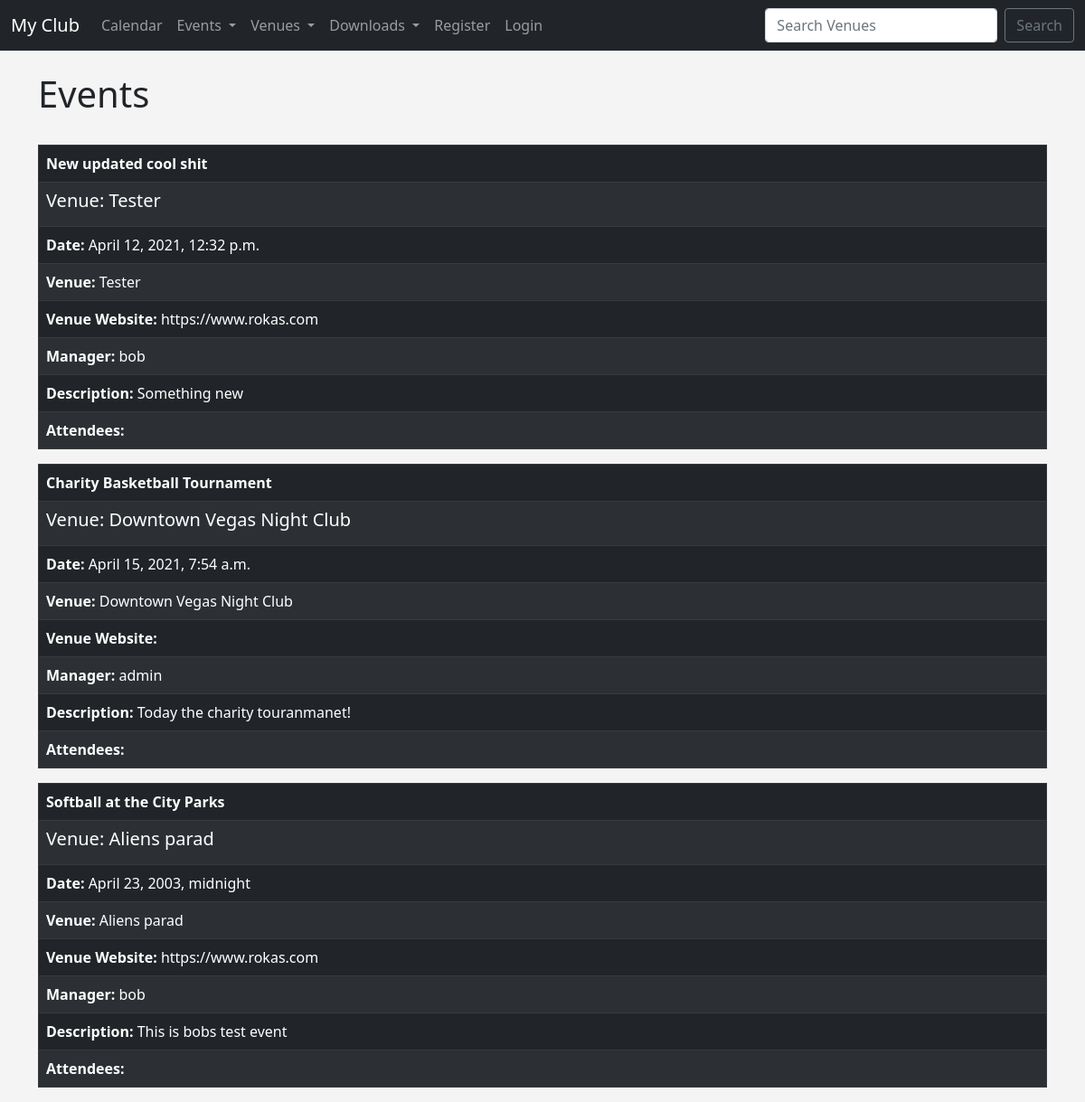
The app's page /events/, older data.
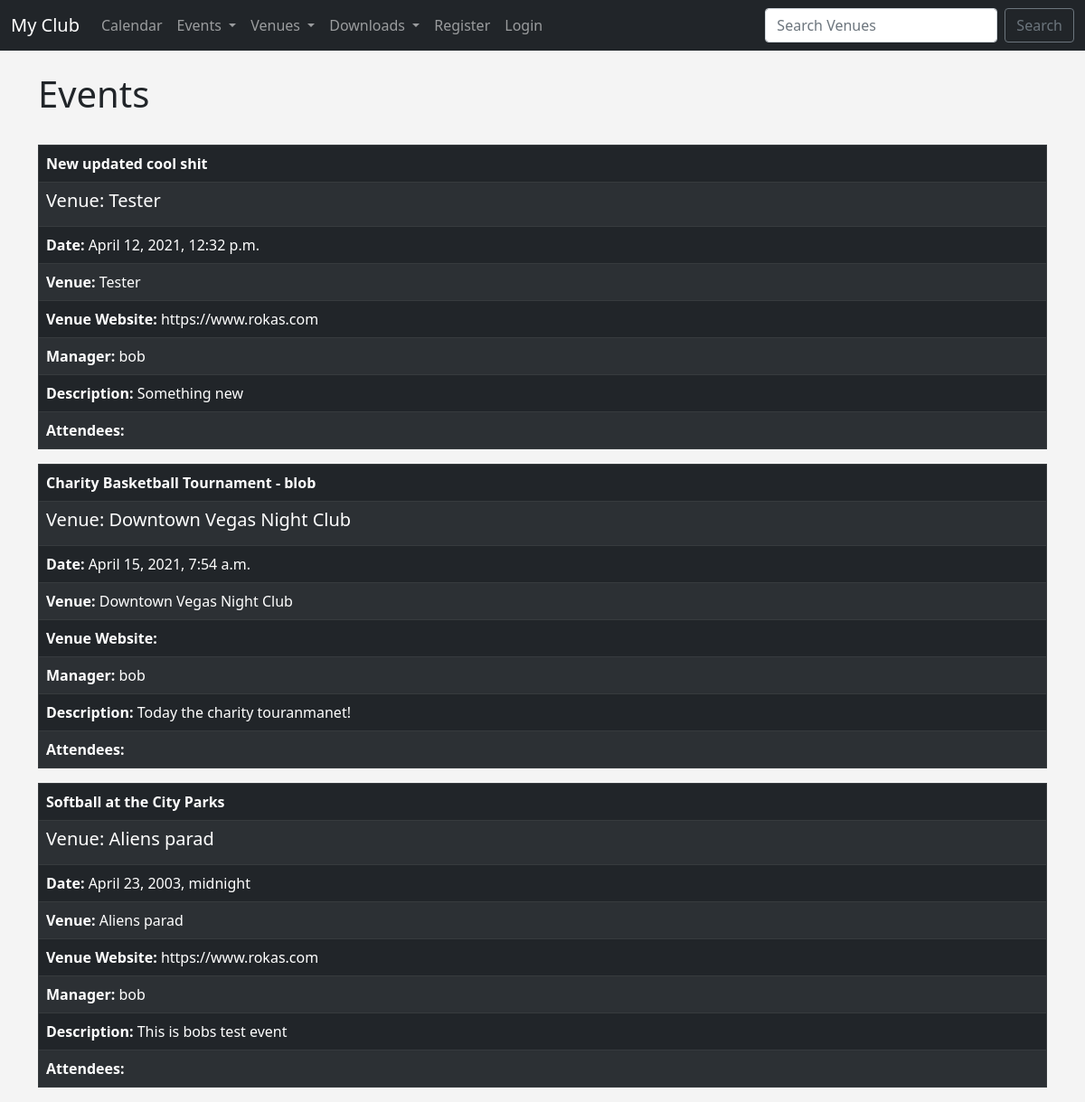
The same page, newer data.
### events/models.py (models this page shows)
class Event(models.Model):
    name = models.CharField('Event Name', max_length=120)
    event_date = models.DateTimeField('Event Date')
    venue = models.ForeignKey(Venue, blank=True, null=True, on_delete=models.CASCADE)
    manager = models.ForeignKey(User, blank=True, null=True, on_delete=models.SET_NULL)
    description = models.TextField(blank=True)
    attendees = models.ManyToManyField(MyClubUser, blank=True)
    def __str__(self):
        return self.name

class Venue(models.Model):
    name = models.CharField('Venue name', max_length=120)
    address = models.CharField(max_length=300)
    zip_code = models.CharField("Zip Code", max_length=15)
    phone = models.CharField('Contact Phone', max_length=25, blank=True)
    web = models.URLField('Website Address', blank=True)
    email_address = models.EmailField('Email Address', blank=True)
    owner = models.IntegerField('Venue Owner', blank=False, default=1)
    def __str__(self):
        return self.name

### events/views.py (the view)
# urls.py: path('events/', views.all_events, name="list-events"),
def all_events(request):
    event_list = Event.objects.all().order_by('?')
    return render(request, 'events/event_list.html', {
        'event_list': event_list,
    })

### events/templates/events/event_list.html (shortened to what this page needs)
{% extends 'events/base.html' %}
{% block content %}
    <h1>Events</h1><br>
    {% for event in event_list %}
 <table class="table table-striped table-bordered table-dark table-hover">
    <thead>
        <tr>
            <td style="font-weight: bold; color: #fff">{{event}} </td>
        </tr>
    </thead>
     <tbody>
     <tr>
         <td><h5 class="card-title">Venue: {{ event.venue }}</h5></td>
     </tr>
                <tr><td><strong>Date: </strong> {{ event.event_date }}<br></td></tr>
                <tr><td><strong>Venue: </strong> {{ event.venue }} <br></td></tr>
                <tr><td><strong>Venue Website: </strong> {{ event.venue.web }}<br></td></tr>
                <tr><td><strong>Manager: </strong> {{ event.manager }}<br></td></tr>
                <tr><td><strong>Description: </strong> {{ event.description }}<br></td></tr>
            <tr><td>
                <strong>Attendees: </strong><br>
            </td></tr>
     </tbody>
 </table>
    {% endfor %}
{% endblock %}

Row changes from the older to the newer data that the page shows:
changed Event "Today the charity touranmanet!": name "Charity Basketball Tournament" → "Charity Basketball Tournament - blob"; manager "admin" → "bob"
